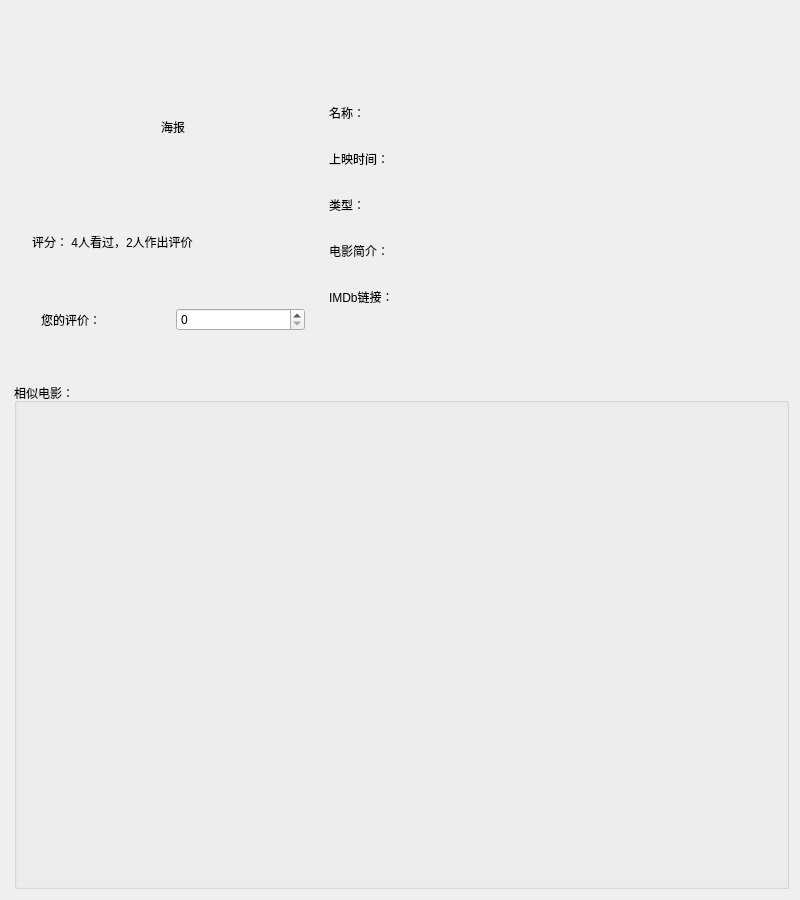
<?xml version="1.0" encoding="UTF-8"?>
<ui version="4.0">
 <class>MovieInfo</class>
 <widget class="QWidget" name="MovieInfo">
  <property name="geometry">
   <rect>
    <x>0</x>
    <y>0</y>
    <width>800</width>
    <height>900</height>
   </rect>
  </property>
  <property name="windowTitle">
   <string>电影详情</string>
  </property>
  <layout class="QVBoxLayout" name="verticalLayout_2" stretch="0,2,3">
   <property name="spacing">
    <number>9</number>
   </property>
   <property name="leftMargin">
    <number>14</number>
   </property>
   <property name="topMargin">
    <number>16</number>
   </property>
   <item>
    <layout class="QHBoxLayout" name="horizontalLayout_2">
     <property name="spacing">
      <number>0</number>
     </property>
     <item>
      <spacer name="horizontalSpacer_3">
       <property name="orientation">
        <enum>Qt::Horizontal</enum>
       </property>
       <property name="sizeHint" stdset="0">
        <size>
         <width>40</width>
         <height>20</height>
        </size>
       </property>
      </spacer>
     </item>
    </layout>
   </item>
   <item>
    <widget class="QWidget" name="widget" native="true">
     <layout class="QHBoxLayout" name="horizontalLayout" stretch="2,3">
      <item>
       <widget class="QWidget" name="widget_3" native="true">
        <layout class="QVBoxLayout" name="verticalLayout" stretch="2,1,1">
         <item alignment="Qt::AlignHCenter">
          <widget class="QLabel" name="movieImage">
           <property name="text">
            <string>海报</string>
           </property>
          </widget>
         </item>
         <item>
          <widget class="QLabel" name="ratingInfo">
           <property name="text">
            <string>评分： 4人看过，2人作出评价</string>
           </property>
          </widget>
         </item>
         <item>
          <widget class="QWidget" name="widget_2" native="true">
           <layout class="QHBoxLayout" name="horizontalLayout_3">
            <item>
             <widget class="QLabel" name="rating">
              <property name="text">
               <string>您的评价：</string>
              </property>
             </widget>
            </item>
            <item>
             <widget class="QSpinBox" name="spinBox">
              <property name="minimum">
               <number>0</number>
              </property>
              <property name="maximum">
               <number>5</number>
              </property>
              <property name="value">
               <number>0</number>
              </property>
              <property name="displayIntegerBase">
               <number>10</number>
              </property>
             </widget>
            </item>
           </layout>
          </widget>
         </item>
        </layout>
       </widget>
      </item>
      <item>
       <widget class="QLabel" name="movieinfo">
        <property name="text">
         <string>名称：


上映时间：


类型：


电影简介：


IMDb链接：</string>
        </property>
       </widget>
      </item>
     </layout>
    </widget>
   </item>
   <item>
    <widget class="QMyMovieGroupBox" name="similarMovie">
     <property name="title">
      <string>相似电影：</string>
     </property>
    </widget>
   </item>
  </layout>
 </widget>
 <customwidgets>
  <customwidget>
   <class>QMyMovieGroupBox</class>
   <extends>QGroupBox</extends>
   <header>QMyMovieGroupBox</header>
   <container>1</container>
  </customwidget>
 </customwidgets>
 <resources/>
 <connections/>
</ui>
